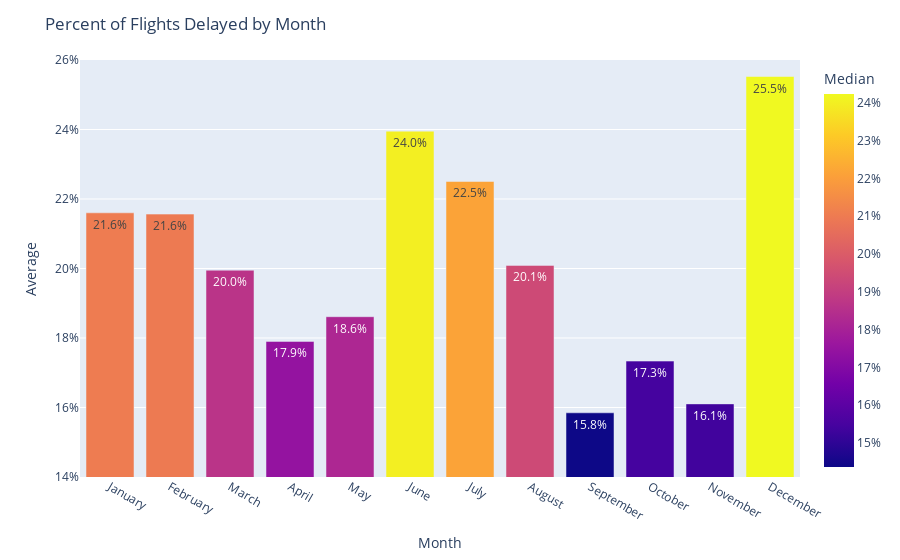

Notebook cell for this chart:
### Code cell
fig = px.bar(
    by_month,
    x="month",
    y="avg_percent_delayed",
    range_y=[0.14, 0.26],
    color="median_percent_delayed",
    text_auto=".1%",
    hover_data=["avg_percent_delayed", "median_percent_delayed"],
    labels={
        "avg_percent_delayed": "Average",
        "median_percent_delayed": "Median",
        "month": "Month",
    },
)

fig.update_layout(title_text="Percent of Flights Delayed by Month")

fig.update_yaxes(tickformat=".0%")

fig.update_coloraxes(colorbar_tickformat=".0%")


fig.show()

### Figure 1 — Plotly figure (JSON) as saved in the notebook; plotly's stock layout.template omitted (floating-point values rounded to 4 significant figures)
{"data": [{"alignmentgroup": "True", "customdata": [[0.2104], [0.2098], [0.1864], [0.1744], [0.1821], [0.24], [0.2215], [0.194], [0.1436], [0.1545], [0.1537], [0.2423]], "hovertemplate": "Month=%{x}<br>Average=%{y}<br>Median=%{marker.color}<extra></extra>", "legendgroup": "", "marker": {"color": [0.2104, 0.2098, 0.1864, 0.1744, 0.1821, 0.24, 0.2215, 0.194, 0.1436, 0.1545, 0.1537, 0.2423], "coloraxis": "coloraxis", "pattern": {"shape": ""}}, "name": "", "offsetgroup": "", "orientation": "v", "showlegend": false, "textposition": "auto", "texttemplate": "%{y:.1%}", "type": "bar", "x": ["January", "February", "March", "April", "May", "June", "July", "August", "September", "October", "November", "December"], "xaxis": "x", "y": [0.216, 0.2156, 0.1995, 0.179, 0.1861, 0.2395, 0.225, 0.2009, 0.1585, 0.1734, 0.161, 0.2552], "yaxis": "y"}], "layout": {"barmode": "relative", "coloraxis": {"colorbar": {"tickformat": ".0%", "title": {"text": "Median"}}, "colorscale": [[0, "#0d0887"], [0.1111, "#46039f"], [0.2222, "#7201a8"], [0.3333, "#9c179e"], [0.4444, "#bd3786"], [0.5556, "#d8576b"], [0.6667, "#ed7953"], [0.7778, "#fb9f3a"], [0.8889, "#fdca26"], [1, "#f0f921"]]}, "legend": {"tracegroupgap": 0}, "margin": {"t": 60}, "title": {"text": "Percent of Flights Delayed by Month"}, "xaxis": {"anchor": "y", "domain": [0, 1], "title": {"text": "Month"}}, "yaxis": {"anchor": "x", "domain": [0, 1], "range": [0.14, 0.26], "tickformat": ".0%", "title": {"text": "Average"}}}}
